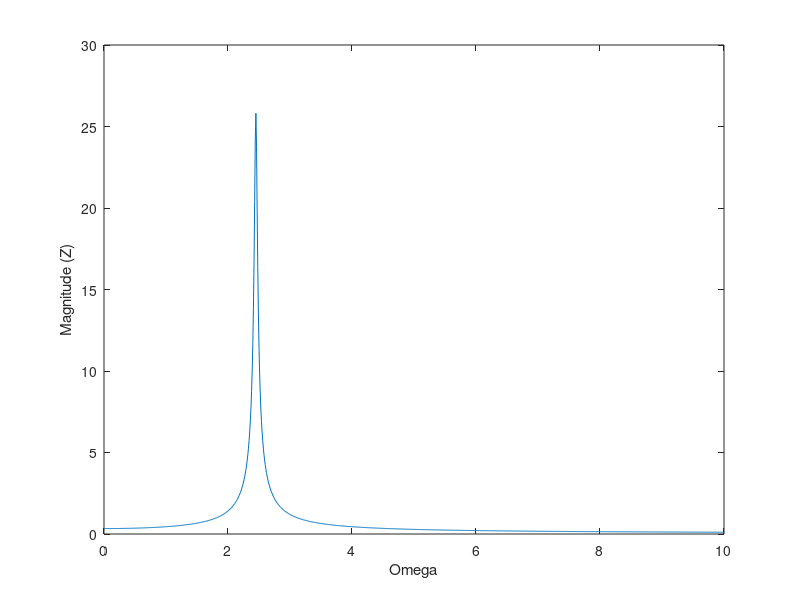
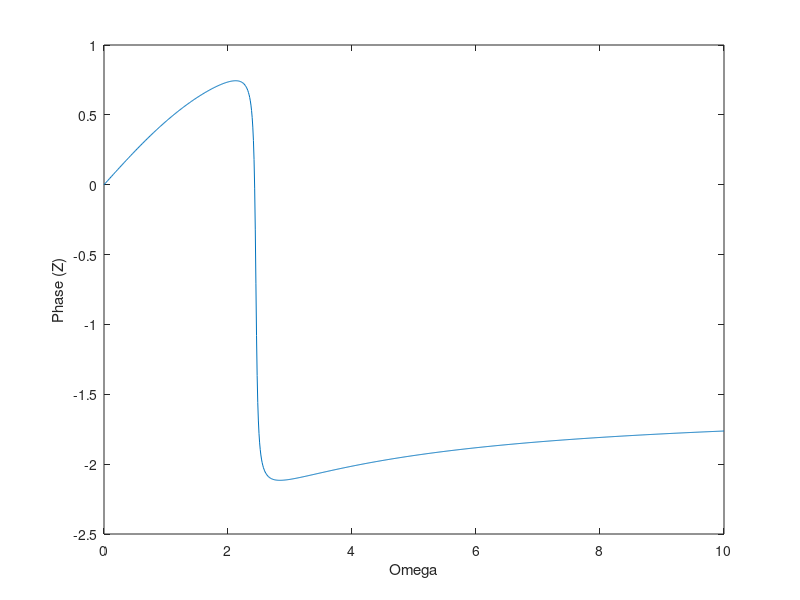

Recreate these plots in MATLAB, in order.
omega = 0:.01:10;
Z = (j.*omega + 2)./(-omega.^2 + .05*j.*omega + 6);
plot(omega,abs(Z))
xlabel('Omega')
ylabel('Magnitude (Z)')
figure
plot(omega,angle(Z))
xlabel('Omega')
ylabel('Phase (Z)')
